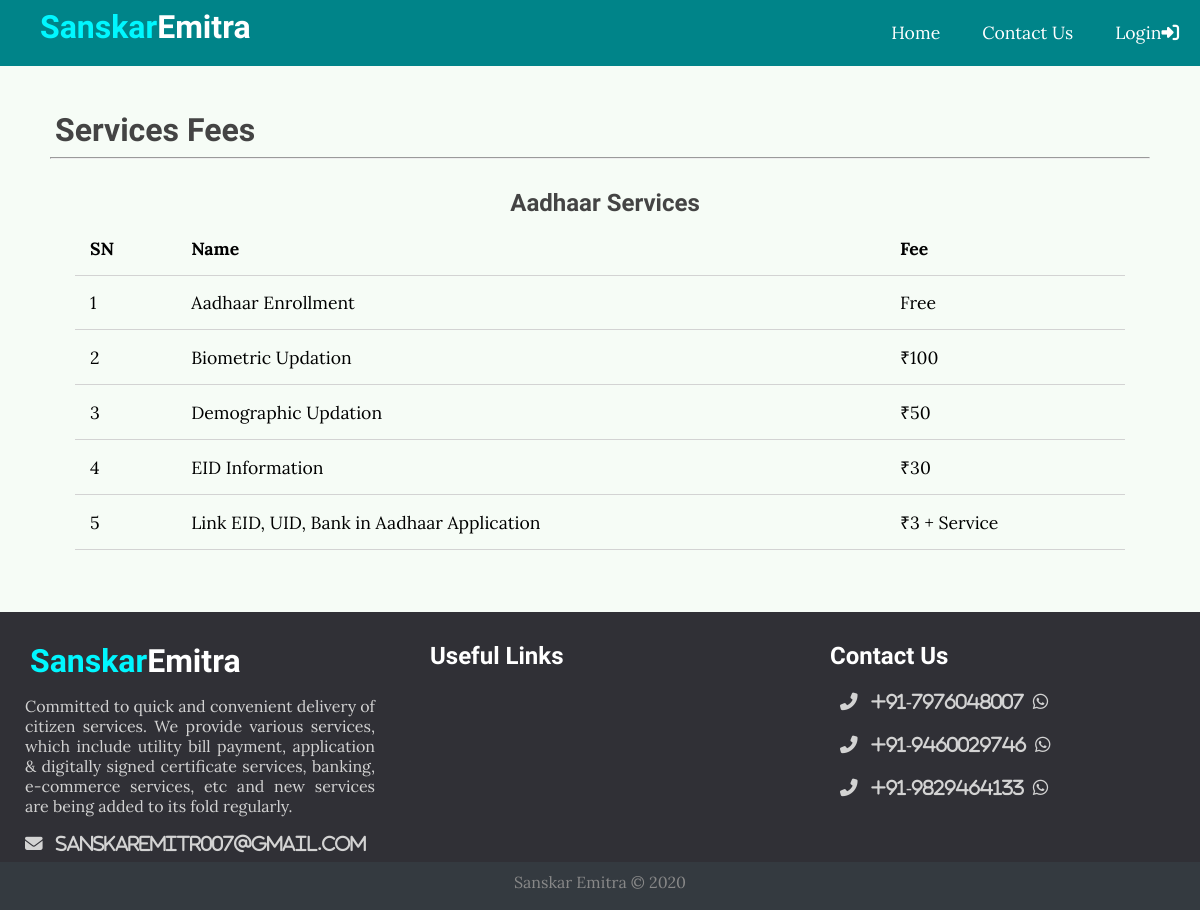
The page /fee/4 on the database as committed earlier.
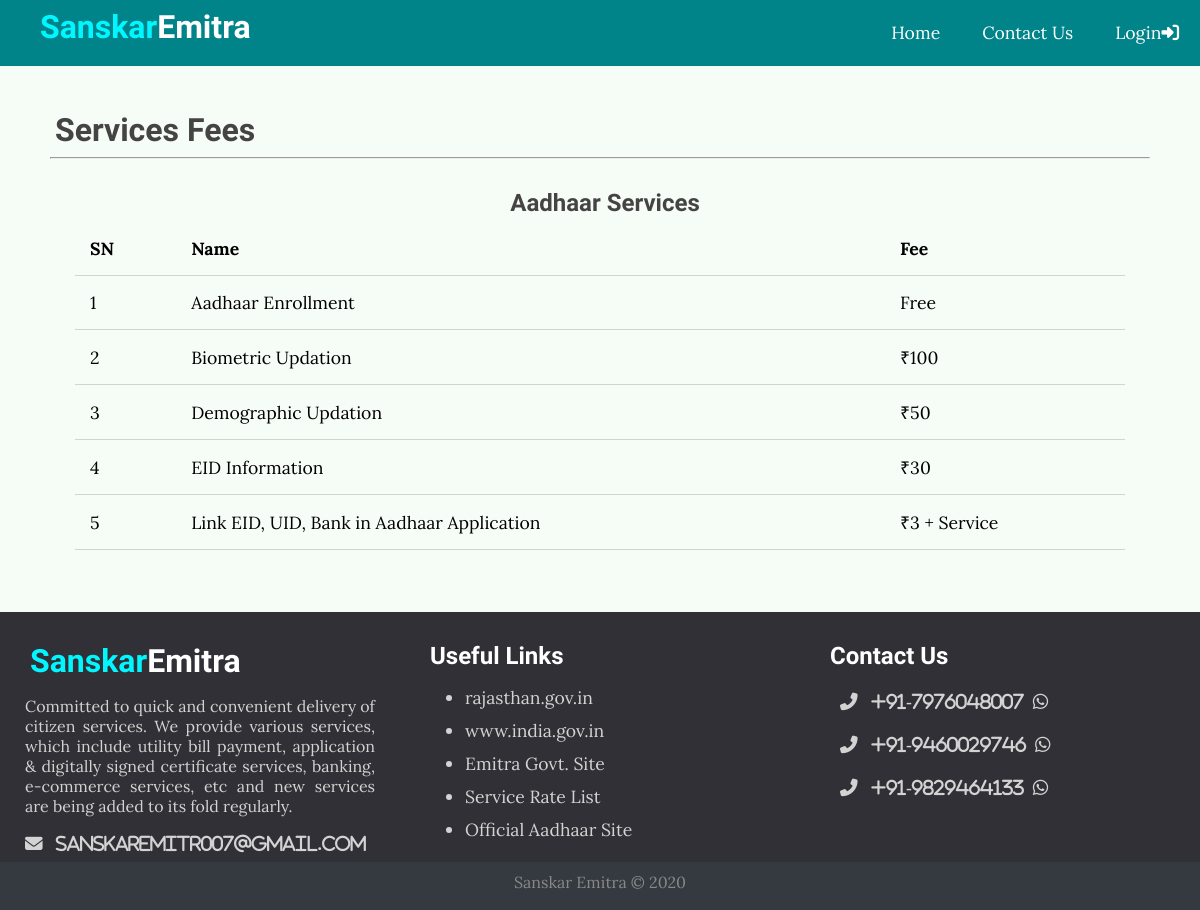
The same page on the database as committed later.
### emitr/models.py (models this page shows, shortened)
class SubService(models.Model):
    service = models.ForeignKey(Service, on_delete=models.CASCADE)
    name = models.CharField(max_length=100)
    fee = models.CharField(max_length=20)

class UsefulLink(models.Model):
    text = models.CharField(max_length=100)
    url = models.TextField()
    date = models.DateField(auto_now_add=True, blank=False)

### emitr/views.py (the view)
# urls.py: path("fee/<int:service_id>", views.service_fee_view, name='service_fee'),
def service_fee_view(request, service_id):
    return render(request, 'emitr/service_fee.html', {
        'service': Service.objects.get(pk=service_id),
        'subservices': Service.objects.get(pk=service_id).subservice_set.all(),
        'usefullinks': UsefulLink.objects.all().order_by('-date')
    })

### emitr/templates/emitr/service_fee.html (shortened to what this page needs)
{% extends "emitr/layout.html" %}
{% block main %}
<div class="page-content">
    <div class="page-title">
        <h1>Services Fees</h1>
        <hr>
    </div>
    <div class="content service">
        <h2 class="sub-title">{{ service.title }}</h2>
        <table>
            <thead>
                <th>SN</th>
                <th>Name</th>
                <th>Fee</th>
            </thead>
            <tbody>
                {% for service in subservices %}
                <tr>
                    <td>{{ forloop.counter }}</td>
                    <td>{{ service.name }}</td>
                    <td>{{ service.fee }}</td>
                </tr>
                {% empty %}
                <tr>
                    <td colspan="3" style="text-align: center; font-weight: bolder;">Nothing to Show!</td>
                </tr>
                {% endfor %}
            </tbody>
        </table>
    </div>
</div>
{% endblock %}
{% block UsefulLinks %}
    {% for link in usefullinks %}
        <a href="{{ link.url }}" target="_blank"><li>{{ link.text }}</li></a>
    {% endfor %}
{% endblock %}

Rows that differ between the two databases and show on the page:
added UsefulLink: text "rajasthan.gov.in"
added UsefulLink: text "www.india.gov.in"
added UsefulLink: text "Emitra Govt. Site"
added UsefulLink: text "Service Rate List"
added UsefulLink: text "Official Aadhaar Site"
